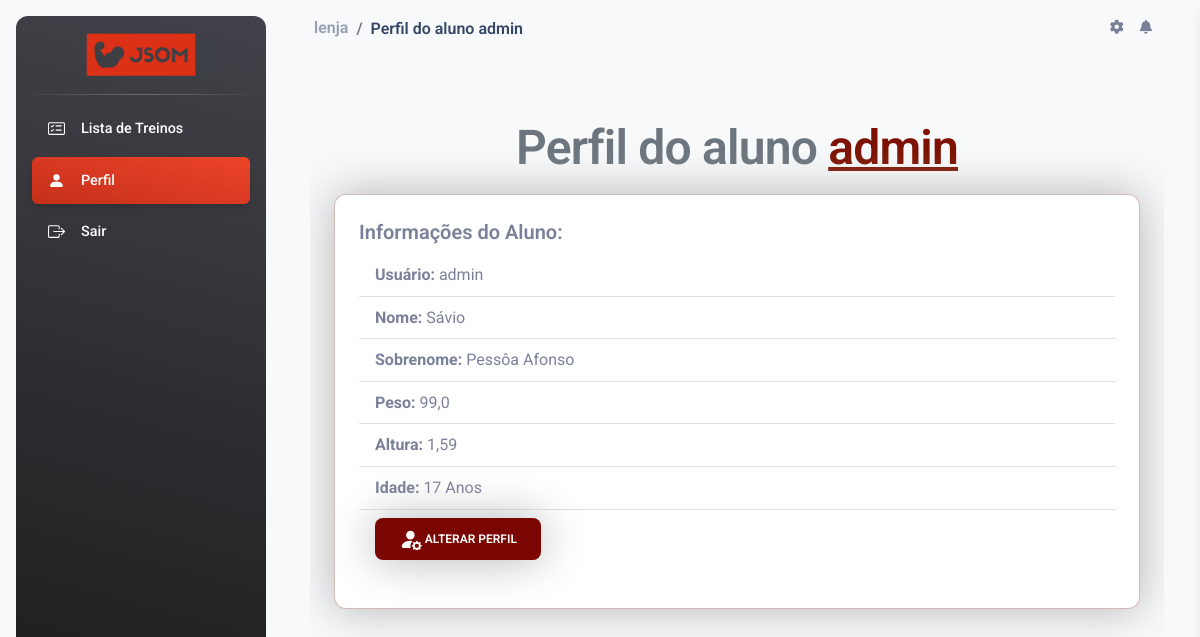
Before: /aluno/perfil/1/ (signed in) with the older database file.
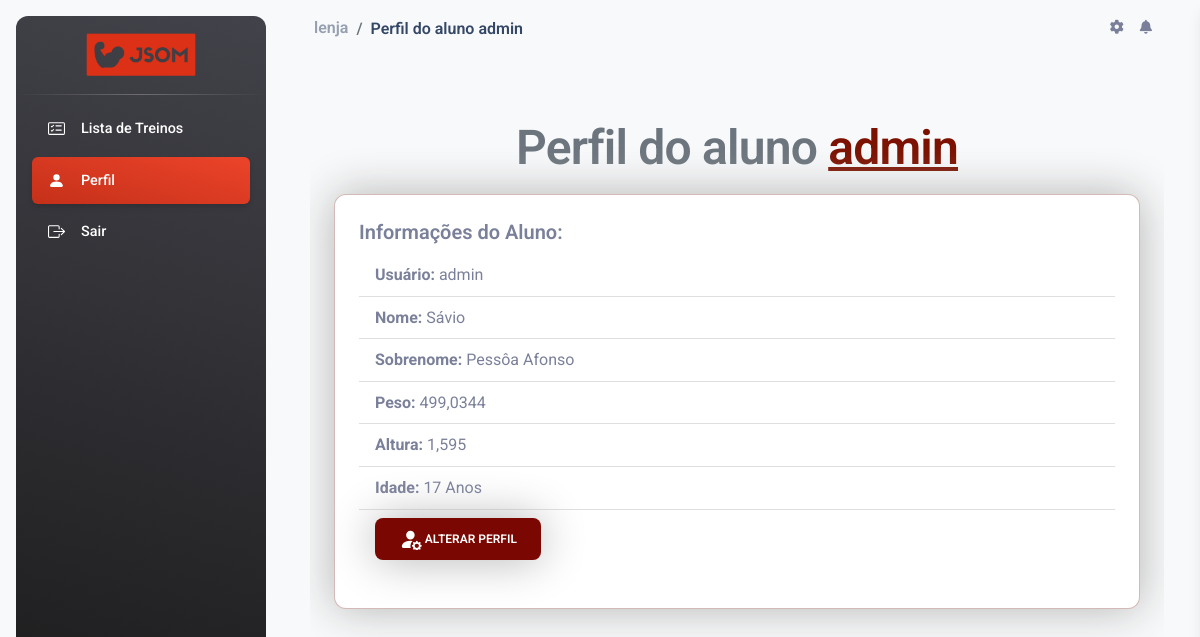
After: the same page with the newer database file.
### jsom_sga/models.py (models this page shows, shortened)
class UserProfile(models.Model):
    user = models.OneToOneField(User, on_delete=models.CASCADE)
    peso = models.FloatField(null=True, blank=True)
    altura = models.FloatField(null=True, blank=True)
    data_nascimento = models.DateField(null=True, blank=True)

### jsom_sga/views/aluno_views.py (the view)
# urls.py: path('aluno/perfil/<int:user_id>/', views.perfil_aluno, name='perfil_aluno'),
@login_required(login_url='JSOM_SGA:index')
def perfil_aluno(request, user_id):
    aluno = get_object_or_404(UserProfile, user__id=user_id)
    site_title = f"Perfil do aluno {aluno.user.username}"
    perfil_aluno= "active bg-gradient-primary_jsom"
    if aluno.data_nascimento:
        hoje = timezone.now().date()
        idade = hoje.year - aluno.data_nascimento.year - ((hoje.month, hoje.day) < (aluno.data_nascimento.month, aluno.data_nascimento.day))
    else:
        idade = None
    context = {
        'aluno': aluno,
        'idade': idade,
        'site_title': site_title,
        'perfil_aluno': perfil_aluno,
    }
    return render(request, 'USER/perfil_aluno.html', context)

### jsom_sga/templates/USER/perfil_aluno.html (shortened to what this page needs)
{% extends "global/base.html" %}
{% block corpo %}
<div class="w-100 table-responsive">
    <h1 class="m-3 fs-1 form-text text-center fw-bold">
        Perfil do aluno <span class="text-jsom-escuro text-decoration-underline">{{ aluno.user.username }}</span>
    </h1>
    <div class="card border-jsom-claro shadow-big mx-4 mb-5">
        <div class="card-body">
            <h5 class="card-title fw-bold">Informações do Aluno:</h5>
            <ul class="list-group list-group-flush">
                <li class="list-group-item"><strong>Usuário:</strong> {{ aluno.user.username }}</li>
                <li class="list-group-item"><strong>Nome:</strong> {{ aluno.user.first_name }}</li>
                <li class="list-group-item"><strong>Sobrenome:</strong> {{ aluno.user.last_name }}</li>
                <li class="list-group-item"><strong>Peso:</strong> {{ aluno.peso }}</li>
                <li class="list-group-item"><strong>Altura:</strong> {{ aluno.altura }}</li>
                <li class="list-group-item"><strong>Idade:</strong> {{ idade }} Anos</li>
                {% if user.is_staff %}
                  <li class="list-group-item">
                    <a class="nav-link fs-5 active" aria-current="page" href="{% url "JSOM_SGA:admin_aluno_update" aluno.user.id %}">
                      <button class="btn text-white fw-semibold icon-link icon-link-hover shadow-big" style="background-color: #7A0701; --bs-icon-link-transform: translate3d(0, -.125rem, 0);">
                        <svg xmlns="http://www.w3.org/2000/svg" width="17" height="17" fill="currentColor" class="bi bi-person-fill-gear" viewBox="0 0 16 16">
                          <path d="M11 5a3 3 0 1 1-6 0 3 3 0 0 1 6 0m-9 8c0 1 1 1 1 1h5.256A4.5 4.5 0 0 1 8 12.5a4.5 4.5 0 0 1 1.544-3.393Q8.844 9.002 8 9c-5 0-6 3-6 4m9.886-3.54c.18-.613 1.048-.613 1.229 0l.043.148a.64.64 0 0 0 .921.382l.136-.074c.561-.306 1.175.308.87.869l-.075.136a.64.64 0 0 0 .382.92l.149.045c.612.18.612 1.048 0 1.229l-.15.043a.64.64 0 0 0-.38.921l.074.136c.305.561-.309 1.175-.87.87l-.136-.075a.64.64 0 0 0-.92.382l-.045.149c-.18.612-1.048.612-1.229 0l-.043-.15a.64.64 0 0 0-.921-.38l-.136.074c-.561.305-1.175-.309-.87-.87l.075-.136a.64.64 0 0 0-.382-.92l-.148-.045c-.613-.18-.613-1.048 0-1.229l.148-.043a.64.64 0 0 0 .382-.921l-.074-.136c-.306-.561.308-1.175.869-.87l.136.075a.64.64 0 0 0 .92-.382zM14 12.5a1.5 1.5 0 1 0-3 0 1.5 1.5 0 0 0 3 0"/>
                        </svg>
                        Alterar Informações
                      </button>
                    </a>
                  </li>
                {% else %}
                  <li class="list-group-item">
                    <a class="nav-link fs-5 active" aria-current="page" href="{% url "JSOM_SGA:aluno_update" %}">
                      <button class="btn text-white fw-semibold icon-link icon-link-hover shadow-big" style="background-color: #7A0701; --bs-icon-link-transform: translate3d(0, -.125rem, 0);">
                        Alterar Perfil
                      </button>
                    </a>
                  </li>
                {% endif %}
            </ul>
        </div>
    </div>
</div>
{% endblock corpo %}

Changed rows visible on the page:
changed UserProfile "admin": peso "99,0" → "499,0344"; altura "1,59" → "1,595"
